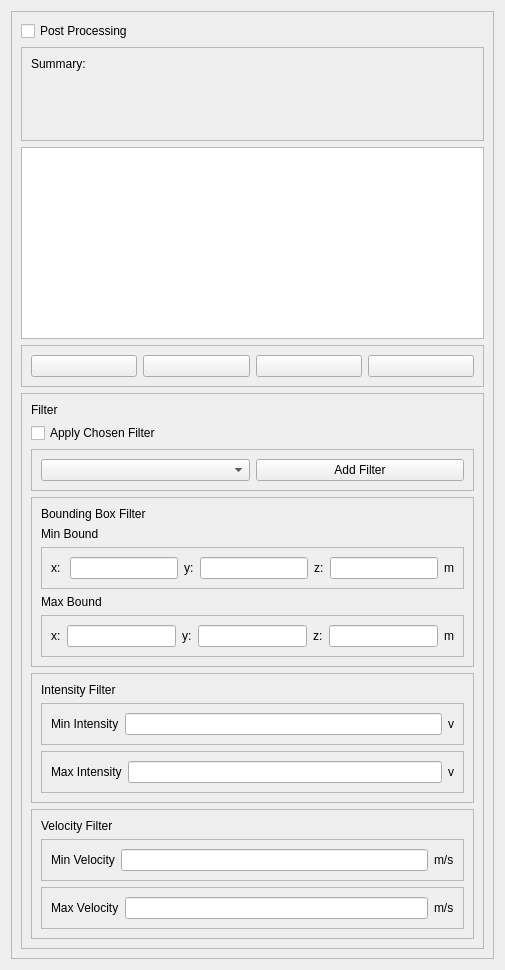
      <widget class="QWidget" name="postProcessingTab">
       <attribute name="title">
        <string>Post Processing</string>
       </attribute>
       <layout class="QVBoxLayout" name="verticalLayout_6">
        <item alignment="Qt::AlignTop">
         <widget class="QFrame" name="postProcessing_frame">
          <property name="frameShape">
           <enum>QFrame::StyledPanel</enum>
          </property>
          <property name="frameShadow">
           <enum>QFrame::Raised</enum>
          </property>
          <layout class="QVBoxLayout" name="verticalLayout_11">
           <item>
            <widget class="QCheckBox" name="postProcessing_checkBox">
             <property name="text">
              <string>Post Processing</string>
             </property>
            </widget>
           </item>
           <item>
            <widget class="QFrame" name="postProcessingSummary_frame">
             <property name="frameShape">
              <enum>QFrame::StyledPanel</enum>
             </property>
             <property name="frameShadow">
              <enum>QFrame::Raised</enum>
             </property>
             <layout class="QVBoxLayout" name="verticalLayout_12">
              <item>
               <widget class="QLabel" name="summary_lbl">
                <property name="text">
                 <string>Summary:</string>
                </property>
               </widget>
              </item>
              <item>
               <widget class="QLabel" name="cntBefore_lbl">
                <property name="text">
                 <string/>
                </property>
               </widget>
              </item>
              <item>
               <widget class="QLabel" name="cntAfter_lbl">
                <property name="text">
                 <string/>
                </property>
               </widget>
              </item>
              <item>
               <widget class="QLabel" name="ptsRemove_lbl">
                <property name="text">
                 <string/>
                </property>
               </widget>
              </item>
             </layout>
            </widget>
           </item>
           <item>
            <widget class="QListWidget" name="algorithms_list">
             <property name="editTriggers">
              <set>QAbstractItemView::NoEditTriggers</set>
             </property>
             <property name="defaultDropAction">
              <enum>Qt::CopyAction</enum>
             </property>
             <property name="selectionMode">
              <enum>QAbstractItemView::SingleSelection</enum>
             </property>
             <property name="selectionRectVisible">
              <bool>true</bool>
             </property>
            </widget>
           </item>
           <item>
            <widget class="QFrame" name="algorithmButtons_frame">
             <property name="frameShape">
              <enum>QFrame::StyledPanel</enum>
             </property>
             <property name="frameShadow">
              <enum>QFrame::Raised</enum>
             </property>
             <layout class="QHBoxLayout" name="horizontalLayout_30">
              <item>
               <widget class="QPushButton" name="moveDownAlgorithm_btn">
                <property name="text">
                 <string/>
                </property>
                <property name="icon">
                 <iconset resource="resources/icons.qrc">
                  <normaloff>:/icons/icons/arrow-down-white.svg</normaloff>:/icons/icons/arrow-down-white.svg</iconset>
                </property>
               </widget>
              </item>
              <item>
               <widget class="QPushButton" name="moveUpAlgorithm_btn">
                <property name="text">
                 <string/>
                </property>
                <property name="icon">
                 <iconset resource="resources/icons.qrc">
                  <normaloff>:/icons/icons/arrow-up-white.svg</normaloff>:/icons/icons/arrow-up-white.svg</iconset>
                </property>
               </widget>
              </item>
              <item>
               <widget class="QPushButton" name="removeAlgorithm_btn">
                <property name="text">
                 <string/>
                </property>
                <property name="icon">
                 <iconset resource="resources/icons.qrc">
                  <normaloff>:/icons/icons/minus-white.svg</normaloff>:/icons/icons/minus-white.svg</iconset>
                </property>
               </widget>
              </item>
              <item>
               <widget class="QPushButton" name="clearAlgorithm_btn">
                <property name="text">
                 <string/>
                </property>
                <property name="icon">
                 <iconset resource="resources/icons.qrc">
                  <normaloff>:/icons/icons/trash-white.svg</normaloff>:/icons/icons/trash-white.svg</iconset>
                </property>
               </widget>
              </item>
             </layout>
            </widget>
           </item>
           <item>
            <widget class="QFrame" name="filters_frame">
             <property name="frameShape">
              <enum>QFrame::StyledPanel</enum>
             </property>
             <property name="frameShadow">
              <enum>QFrame::Raised</enum>
             </property>
             <layout class="QVBoxLayout" name="verticalLayout_16">
              <item>
               <widget class="QLabel" name="filterPanel_label">
                <property name="text">
                 <string>Filter</string>
                </property>
               </widget>
              </item>
              <item>
               <widget class="QCheckBox" name="chosenFilter_checkBox">
                <property name="text">
                 <string>Apply Chosen Filter</string>
                </property>
               </widget>
              </item>
              <item>
               <widget class="QFrame" name="addFilter_frame">
                <property name="frameShape">
                 <enum>QFrame::StyledPanel</enum>
                </property>
                <property name="frameShadow">
                 <enum>QFrame::Raised</enum>
                </property>
                <layout class="QHBoxLayout" name="horizontalLayout_31">
                 <item>
                  <widget class="QComboBox" name="filters_comboBox"/>
                 </item>
                 <item>
                  <widget class="QPushButton" name="addFilter_btn">
                   <property name="text">
                    <string>Add Filter</string>
                   </property>
                  </widget>
                 </item>
                </layout>
               </widget>
              </item>
              <item>
               <widget class="QFrame" name="boundingBoxFilter_frame">
                <property name="enabled">
                 <bool>true</bool>
                </property>
                <property name="frameShape">
                 <enum>QFrame::StyledPanel</enum>
                </property>
                <property name="frameShadow">
                 <enum>QFrame::Raised</enum>
                </property>
                <layout class="QVBoxLayout" name="verticalLayout_13">
                 <item>
                  <widget class="QLabel" name="filterBdBox_lbl">
                   <property name="text">
                    <string>Bounding Box Filter</string>
                   </property>
                  </widget>
                 </item>
                 <item>
                  <widget class="QLabel" name="filterMinBound_lbl">
                   <property name="text">
                    <string>Min Bound</string>
                   </property>
                  </widget>
                 </item>
                 <item>
                  <widget class="QFrame" name="filterMinBound_frame">
                   <property name="frameShape">
                    <enum>QFrame::StyledPanel</enum>
                   </property>
                   <property name="frameShadow">
                    <enum>QFrame::Raised</enum>
                   </property>
                   <layout class="QHBoxLayout" name="horizontalLayout_23">
                    <item>
                     <widget class="QLabel" name="filterMinx_lbl">
                      <property name="text">
                       <string>x: </string>
                      </property>
                     </widget>
                    </item>
                    <item>
                     <widget class="QLineEdit" name="filterMinx_edit"/>
                    </item>
                    <item>
                     <widget class="QLabel" name="filterMiny_lbl">
                      <property name="text">
                       <string>y:</string>
                      </property>
                     </widget>
                    </item>
                    <item>
                     <widget class="QLineEdit" name="filterMiny_edit"/>
                    </item>
                    <item>
                     <widget class="QLabel" name="filterMinz_lbl">
                      <property name="text">
                       <string>z:</string>
                      </property>
                     </widget>
                    </item>
                    <item>
                     <widget class="QLineEdit" name="filterMinz_edit"/>
                    </item>
                    <item>
                     <widget class="QLabel" name="filterMinBdUnit_lbl">
                      <property name="text">
                       <string>m</string>
                      </property>
                     </widget>
                    </item>
                   </layout>
                  </widget>
                 </item>
                 <item>
                  <widget class="QLabel" name="filterMaxBound_lbl">
                   <property name="text">
                    <string>Max Bound</string>
                   </property>
                  </widget>
                 </item>
                 <item>
                  <widget class="QFrame" name="filterMaxBound_frame">
                   <property name="frameShape">
                    <enum>QFrame::StyledPanel</enum>
                   </property>
                   <property name="frameShadow">
                    <enum>QFrame::Raised</enum>
                   </property>
                   <layout class="QHBoxLayout" name="horizontalLayout_24">
                    <item>
                     <widget class="QLabel" name="filterMaxx_lbl">
                      <property name="text">
                       <string>x:</string>
                      </property>
                     </widget>
                    </item>
                    <item>
                     <widget class="QLineEdit" name="filterMaxx_edit"/>
                    </item>
                    <item>
                     <widget class="QLabel" name="filterMaxy_lbl">
                      <property name="text">
                       <string>y:</string>
                      </property>
                     </widget>
                    </item>
                    <item>
                     <widget class="QLineEdit" name="filterMaxy_edit"/>
                    </item>
                    <item>
                     <widget class="QLabel" name="filterMaxz_lbl">
                      <property name="text">
                       <string>z:</string>
                      </property>
                     </widget>
                    </item>
                    <item>
                     <widget class="QLineEdit" name="filterMaxz_edit"/>
                    </item>
                    <item>
                     <widget class="QLabel" name="filterMaxBdUnit_lbl">
                      <property name="text">
                       <string>m</string>
                      </property>
                     </widget>
                    </item>
                   </layout>
                  </widget>
                 </item>
                </layout>
               </widget>
              </item>
              <item>
               <widget class="QFrame" name="filterIntensity_frame">
                <property name="frameShape">
                 <enum>QFrame::StyledPanel</enum>
                </property>
                <property name="frameShadow">
                 <enum>QFrame::Raised</enum>
                </property>
                <layout class="QVBoxLayout" name="verticalLayout_14">
                 <item>
                  <widget class="QLabel" name="filterIntensity_lbl">
                   <property name="text">
                    <string>Intensity Filter</string>
                   </property>
                  </widget>
                 </item>
                 <item>
                  <widget class="QFrame" name="filterMinIntensity_frame">
                   <property name="frameShape">
                    <enum>QFrame::StyledPanel</enum>
                   </property>
                   <property name="frameShadow">
                    <enum>QFrame::Raised</enum>
                   </property>
                   <layout class="QHBoxLayout" name="horizontalLayout_26">
                    <item>
                     <widget class="QLabel" name="filterMinIntensity_lbl">
                      <property name="text">
                       <string>Min Intensity</string>
                      </property>
                     </widget>
                    </item>
                    <item>
                     <widget class="QLineEdit" name="filterMinIntensity_edit"/>
                    </item>
                    <item>
                     <widget class="QLabel" name="filterMinIntensityUnit_lbl">
                      <property name="text">
                       <string>v</string>
                      </property>
                     </widget>
                    </item>
                   </layout>
                  </widget>
                 </item>
                 <item>
                  <widget class="QFrame" name="filterMaxIntensity_frame">
                   <property name="frameShape">
                    <enum>QFrame::StyledPanel</enum>
                   </property>
                   <property name="frameShadow">
                    <enum>QFrame::Raised</enum>
                   </property>
                   <layout class="QHBoxLayout" name="horizontalLayout_27">
                    <item>
                     <widget class="QLabel" name="filterMaxIntensity_lbl">
                      <property name="text">
                       <string>Max Intensity</string>
                      </property>
                     </widget>
                    </item>
                    <item>
                     <widget class="QLineEdit" name="filterMaxIntensity_edit"/>
                    </item>
                    <item>
                     <widget class="QLabel" name="filterMaxIntensityUnit_lbl">
                      <property name="text">
                       <string>v</string>
                      </property>
                     </widget>
                    </item>
                   </layout>
                  </widget>
                 </item>
                </layout>
               </widget>
              </item>
              <item>
               <widget class="QFrame" name="filterVelocity_frame">
                <property name="frameShape">
                 <enum>QFrame::StyledPanel</enum>
                </property>
                <property name="frameShadow">
                 <enum>QFrame::Raised</enum>
                </property>
                <layout class="QVBoxLayout" name="verticalLayout_15">
                 <item>
                  <widget class="QLabel" name="filterVelocity_lbl">
                   <property name="text">
                    <string>Velocity Filter</string>
                   </property>
                  </widget>
                 </item>
                 <item>
                  <widget class="QFrame" name="filterMinVelocity_frame">
                   <property name="frameShape">
                    <enum>QFrame::StyledPanel</enum>
                   </property>
                   <property name="frameShadow">
                    <enum>QFrame::Raised</enum>
                   </property>
                   <layout class="QHBoxLayout" name="horizontalLayout_28">
                    <item>
                     <widget class="QLabel" name="filterMinVelocity_lbl">
                      <property name="text">
                       <string>Min Velocity</string>
                      </property>
                     </widget>
                    </item>
                    <item>
                     <widget class="QLineEdit" name="filterMinVelocity_edit"/>
                    </item>
                    <item>
                     <widget class="QLabel" name="filterMinVelocityUnit_lbl">
                      <property name="text">
                       <string>m/s</string>
                      </property>
                     </widget>
                    </item>
                   </layout>
                  </widget>
                 </item>
                 <item>
                  <widget class="QFrame" name="filterMaxVelocity_frame">
                   <property name="frameShape">
                    <enum>QFrame::StyledPanel</enum>
                   </property>
                   <property name="frameShadow">
                    <enum>QFrame::Raised</enum>
                   </property>
                   <layout class="QHBoxLayout" name="horizontalLayout_29">
                    <item>
                     <widget class="QLabel" name="filterMaxVelocity_lbl">
                      <property name="text">
                       <string>Max Velocity</string>
                      </property>
                     </widget>
                    </item>
                    <item>
                     <widget class="QLineEdit" name="filterMaxVelocity_edit"/>
                    </item>
                    <item>
                     <widget class="QLabel" name="filterMaxVelocityUnit_lbl">
                      <property name="text">
                       <string>m/s</string>
                      </property>
                     </widget>
                    </item>
                   </layout>
                  </widget>
                 </item>
                </layout>
               </widget>
              </item>
             </layout>
            </widget>
           </item>
          </layout>
         </widget>
        </item>
       </layout>
      </widget>
